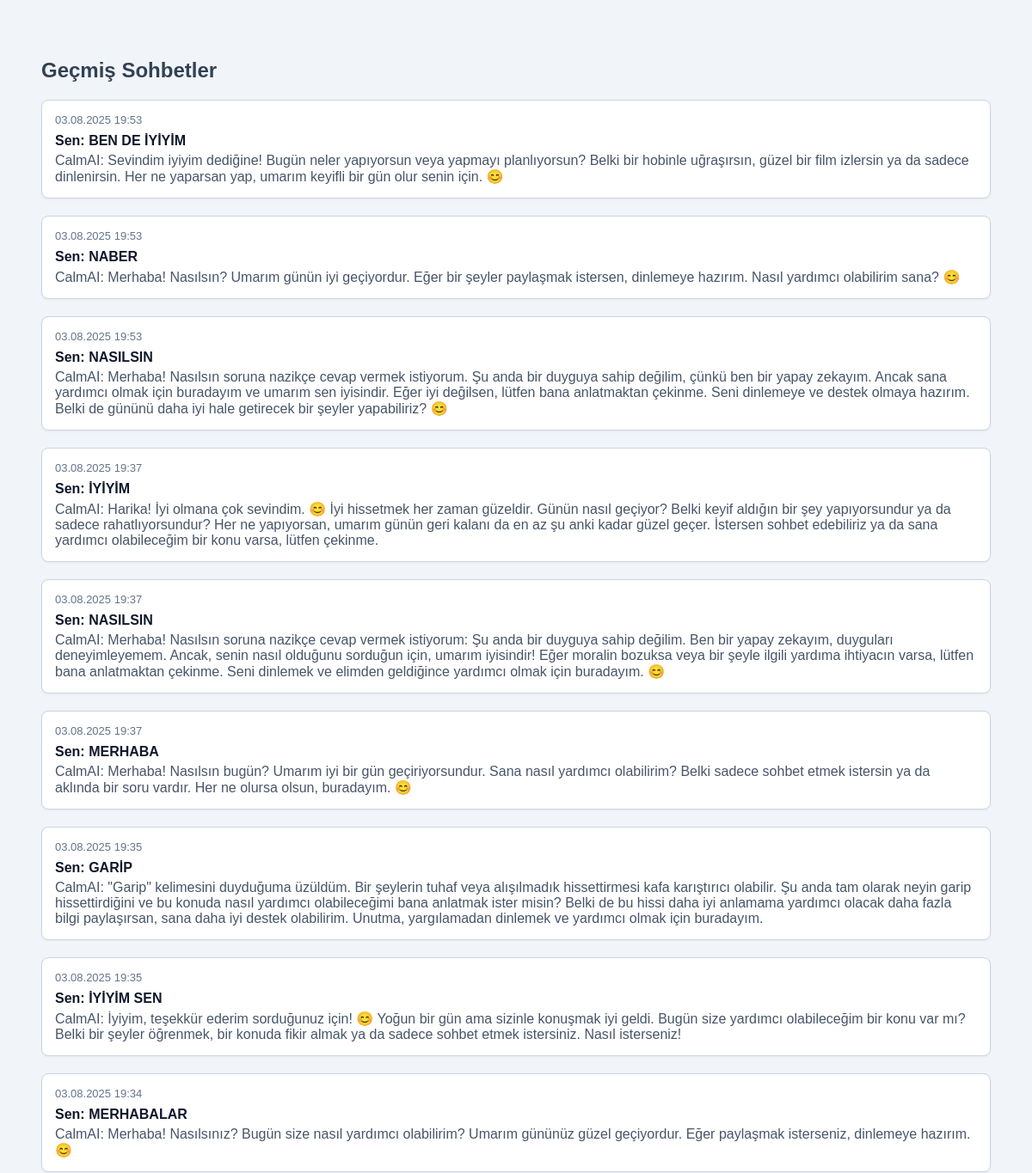
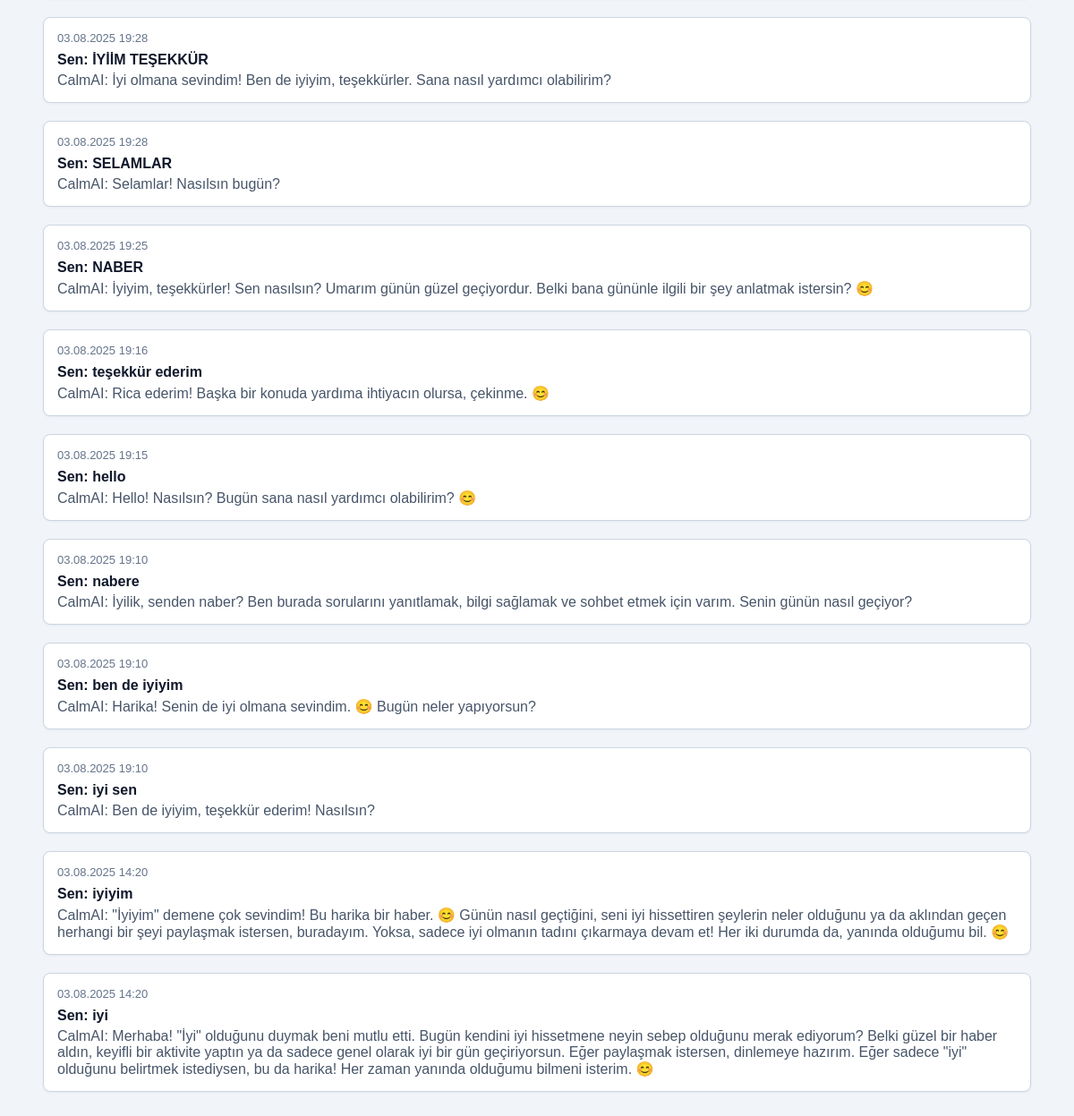
Screenshot of /history (signed in) with the database file from the repository (2 pictures, top to bottom).
### app/models.py (models this page shows)
class Message(Base):
    __tablename__ = "messages"
    id = Column(Integer, primary_key=True, index=True)
    user_id = Column(Integer, ForeignKey("users.id"))
    chat_id = Column(Integer, ForeignKey("chats.id"), nullable=True)  # Yeni eklenen alan
    session_id = Column(String, nullable=True)  # AI chat oturumu için eski alan (kademeli kaldırılacak)
    user_input = Column(Text, nullable=False)
    ai_response = Column(Text, nullable=False)
    timestamp = Column(DateTime, default=datetime.utcnow)
    stress_score = Column(Float, default=0.5) # YENİ EKLENEN SATIR
    owner = relationship("User", back_populates="messages")
    chat = relationship("Chat", back_populates="messages")

### app/chat.py (the view)
@router.get("/history")
def view_history(request: Request, db: Session = Depends(get_db)):
    user_id = request.cookies.get("user_id")
    if not user_id:
        return RedirectResponse("/login", status_code=303)
    messages = db.query(models.Message).filter_by(user_id=user_id).order_by(models.Message.timestamp.desc()).all()
    return database.templates.TemplateResponse("history.html", {
        "request": request,
        "messages": messages
    })

### app/templates/history.html (shortened to what this page needs)
<!DOCTYPE html>
<html lang="tr">
<head>
</head>
<body>
    <h2>Geçmiş Sohbetler</h2>
    {% for msg in messages %}
        <div class="chat-block">
            <div class="timestamp">{{ msg.timestamp.strftime('%d.%m.%Y %H:%M') }}</div>
            <div class="user-msg">Sen: {{ msg.user_input }}</div>
            <div class="ai-msg">CalmAI: {{ msg.ai_response }}</div>
        </div>
    {% endfor %}
</body>
</html>

### app/templates/history.html (style rules this page uses)
body { font-family: sans-serif; padding: 40px; background-color: #f1f5f9; }
h2 { color: #334155; }
.chat-block { background-color: white; border: 1px solid #cbd5e1; border-radius: 8px; padding: 15px; margin-bottom: 20px; box-shadow: 0 1px 3px rgba(0,0,0,0.05); }
.timestamp { font-size: 13px; color: #64748b; margin-bottom: 8px; }
.user-msg { font-weight: bold; color: #0f172a; }
.ai-msg { margin-top: 5px; color: #475569; }

### rows the page displays
Message: timestamp "03.08.2025 19:53", user_input "BEN DE İYİYİM", ai_response "Sevindim iyiyim dediğine! Bugün neler yapıyorsun veya yapmayı planlıyorsun? Belki bir hobinle uğraşırsın, güzel bir film izlersin ya da sadece dinlenirsin. Her ne yaparsan yap, umarım keyifli bir gün olur senin için. 😊"
Message: timestamp "03.08.2025 19:53", user_input "NABER", ai_response "Merhaba! Nasılsın? Umarım günün iyi geçiyordur. Eğer bir şeyler paylaşmak istersen, dinlemeye hazırım. Nasıl yardımcı olabilirim sana? 😊"
Message: timestamp "03.08.2025 19:53", user_input "NASILSIN", ai_response "Merhaba! Nasılsın soruna nazikçe cevap vermek istiyorum. Şu anda bir duyguya sahip değilim, çünkü ben bir yapay zekayım. Ancak sana yardımcı olmak için buradayım ve umarım sen iyisindir. Eğer iyi değilsen, lütfen bana anlatmaktan çekinme. Seni dinlemeye ve destek olmaya hazırım. Belki de gününü daha iyi hale getirecek bir şeyler yapabiliriz? 😊"
Message: timestamp "03.08.2025 19:37", user_input "İYİYİM", ai_response "Harika! İyi olmana çok sevindim. 😊 İyi hissetmek her zaman güzeldir. Günün nasıl geçiyor? Belki keyif aldığın bir şey yapıyorsundur ya da sadece rahatlıyorsundur? Her ne yapıyorsan, umarım günün geri kalanı da en az şu anki kadar güzel geçer. İstersen sohbet edebiliriz ya da sana yardımcı olabileceğim bir konu varsa, lütfen çekinme."
Message: timestamp "03.08.2025 19:37", user_input "NASILSIN", ai_response "Merhaba! Nasılsın soruna nazikçe cevap vermek istiyorum: Şu anda bir duyguya sahip değilim. Ben bir yapay zekayım, duyguları deneyimleyemem. Ancak, senin nasıl olduğunu sorduğun için, umarım iyisindir! Eğer moralin bozuksa veya bir şeyle ilgili yardıma ihtiyacın varsa, lütfen bana anlatmaktan çekinme. Seni dinlemek ve elimden geldiğince yardımcı olmak için buradayım. 😊"
Message: timestamp "03.08.2025 19:37", user_input "MERHABA", ai_response "Merhaba! Nasılsın bugün? Umarım iyi bir gün geçiriyorsundur. Sana nasıl yardımcı olabilirim? Belki sadece sohbet etmek istersin ya da aklında bir soru vardır. Her ne olursa olsun, buradayım. 😊"
Message: timestamp "03.08.2025 19:35", user_input "GARİP", ai_response "\"Garip\" kelimesini duyduğuma üzüldüm. Bir şeylerin tuhaf veya alışılmadık hissettirmesi kafa karıştırıcı olabilir. Şu anda tam olarak neyin garip hissettirdiğini ve bu konuda nasıl yardımcı olabileceğimi bana anlatmak ister misin? Belki de bu hissi daha iyi anlamama yardımcı olacak daha fazla bilgi paylaşırsan, sana daha iyi destek olabilirim. Unutma, yargılamadan dinlemek ve yardımcı olmak için buradayım."
Message: timestamp "03.08.2025 19:35", user_input "İYİYİM SEN", ai_response "İyiyim, teşekkür ederim sorduğunuz için! 😊 Yoğun bir gün ama sizinle konuşmak iyi geldi. Bugün size yardımcı olabileceğim bir konu var mı? Belki bir şeyler öğrenmek, bir konuda fikir almak ya da sadece sohbet etmek istersiniz. Nasıl isterseniz!"
Message: timestamp "03.08.2025 19:34", user_input "MERHABALAR", ai_response "Merhaba! Nasılsınız? Bugün size nasıl yardımcı olabilirim? Umarım gününüz güzel geçiyordur. Eğer paylaşmak isterseniz, dinlemeye hazırım. 😊"
Message: timestamp "03.08.2025 19:28", user_input "İYİİM TEŞEKKÜR", ai_response "İyi olmana sevindim! Ben de iyiyim, teşekkürler. Sana nasıl yardımcı olabilirim?"
Message: timestamp "03.08.2025 19:28", user_input "SELAMLAR", ai_response "Selamlar! Nasılsın bugün?"
Message: timestamp "03.08.2025 19:25", user_input "NABER", ai_response "İyiyim, teşekkürler! Sen nasılsın? Umarım günün güzel geçiyordur. Belki bana gününle ilgili bir şey anlatmak istersin? 😊"
Message: timestamp "03.08.2025 19:16", user_input "teşekkür ederim", ai_response "Rica ederim! Başka bir konuda yardıma ihtiyacın olursa, çekinme. 😊"
Message: timestamp "03.08.2025 19:15", user_input "hello", ai_response "Hello! Nasılsın? Bugün sana nasıl yardımcı olabilirim? 😊"
Message: timestamp "03.08.2025 19:10", user_input "nabere", ai_response "İyilik, senden naber? Ben burada sorularını yanıtlamak, bilgi sağlamak ve sohbet etmek için varım. Senin günün nasıl geçiyor?"
Message: timestamp "03.08.2025 19:10", user_input "ben de iyiyim", ai_response "Harika! Senin de iyi olmana sevindim. 😊 Bugün neler yapıyorsun?"
Message: timestamp "03.08.2025 19:10", user_input "iyi sen", ai_response "Ben de iyiyim, teşekkür ederim! Nasılsın?"
Message: timestamp "03.08.2025 14:20", user_input "iyiyim", ai_response "\"İyiyim\" demene çok sevindim! Bu harika bir haber. 😊 Günün nasıl geçtiğini, seni iyi hissettiren şeylerin neler olduğunu ya da aklından geçen herhangi bir şeyi paylaşmak istersen, buradayım. Yoksa, sadece iyi olmanın tadını çıkarmaya devam et! Her iki durumda da, yanında olduğumu bil. 😊"
Message: timestamp "03.08.2025 14:20", user_input "iyi", ai_response "Merhaba! \"İyi\" olduğunu duymak beni mutlu etti. Bugün kendini iyi hissetmene neyin sebep olduğunu merak ediyorum? Belki güzel bir haber aldın, keyifli bir aktivite yaptın ya da sadece genel olarak iyi bir gün geçiriyorsun. Eğer paylaşmak istersen, dinlemeye hazırım. Eğer sadece \"iyi\" olduğunu belirtmek istediysen, bu da harika! Her zaman yanında olduğumu bilmeni isterim. 😊"
